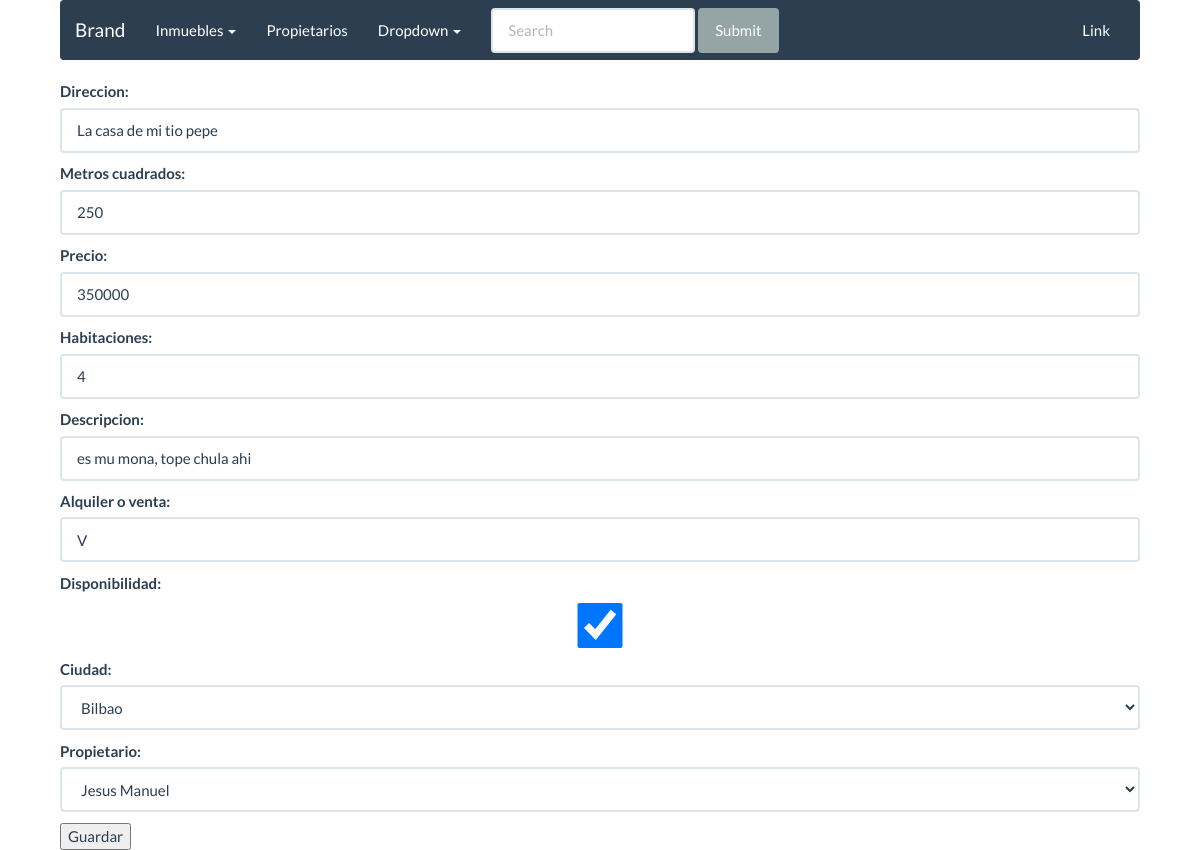
Page /inmuebles/editar/4/ on the earlier database version.
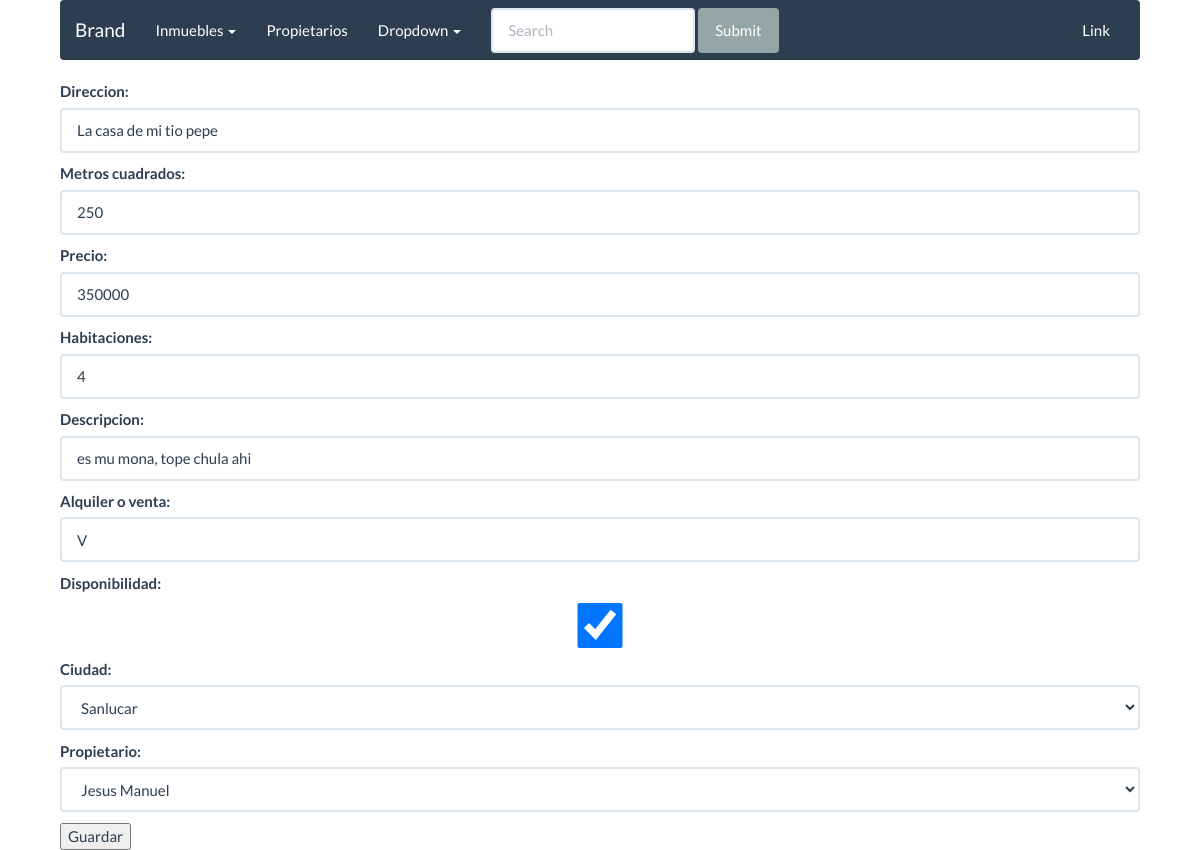
Same page on the later database version.
### apps/inmuebles/models.py (models this page shows, shortened)
class Inmueble(models.Model):
	direccion = models.CharField(max_length=150)
	metros = models.IntegerField()
	precio = models.IntegerField()
	habitaciones = models.IntegerField()
	descripccion = models.CharField(max_length=300)
	opcion = models.CharField(max_length=2)
	disponibilidad = models.BooleanField()
	ciudad = models.ForeignKey(Ciudad, null=True, blank=True, on_delete=models.CASCADE)
	propietario = models.ForeignKey(Propietario, null=True, blank=True, on_delete=models.CASCADE)
	alqui = models.ManyToManyField(Cliente, through='alquiler', blank=True)
	comprar = models.ManyToManyField(Cliente, blank=True, related_name='comprar')

### apps/inmuebles/views.py (the view)
# urls.py: url(r'^editar/(?P<pk>\d+)/$', inmueble_edit.as_view(), name='inmueble_editar'),
class inmueble_edit(UpdateView):
	model = Inmueble
	form_class = InmuebleForm
	template_name = 'inmuebles/inmuebles_form.html'
	success_url = reverse_lazy("inmuebles")

### apps/ciudades/models.py (called while the page is built)
	def __str__(self):
		return '{}'.format(self.nombre)

### apps/propietarios/models.py (called while the page is built)
	def __str__(self):
		return '{}'.format(self.nombre)

### templates/inmuebles/inmuebles_form.html (shortened to what this page needs)
{% extends 'base/base.html' %}
{% block content %}
	<form method="post">
		{{ form.as_p }}
		<button type="submit">Guardar</button>
	</form>
{% endblock %}

Differences in the rows shown:
changed Inmueble "La casa de mi tio pepe": ciudad "Bilbao" → "Sanlucar"
